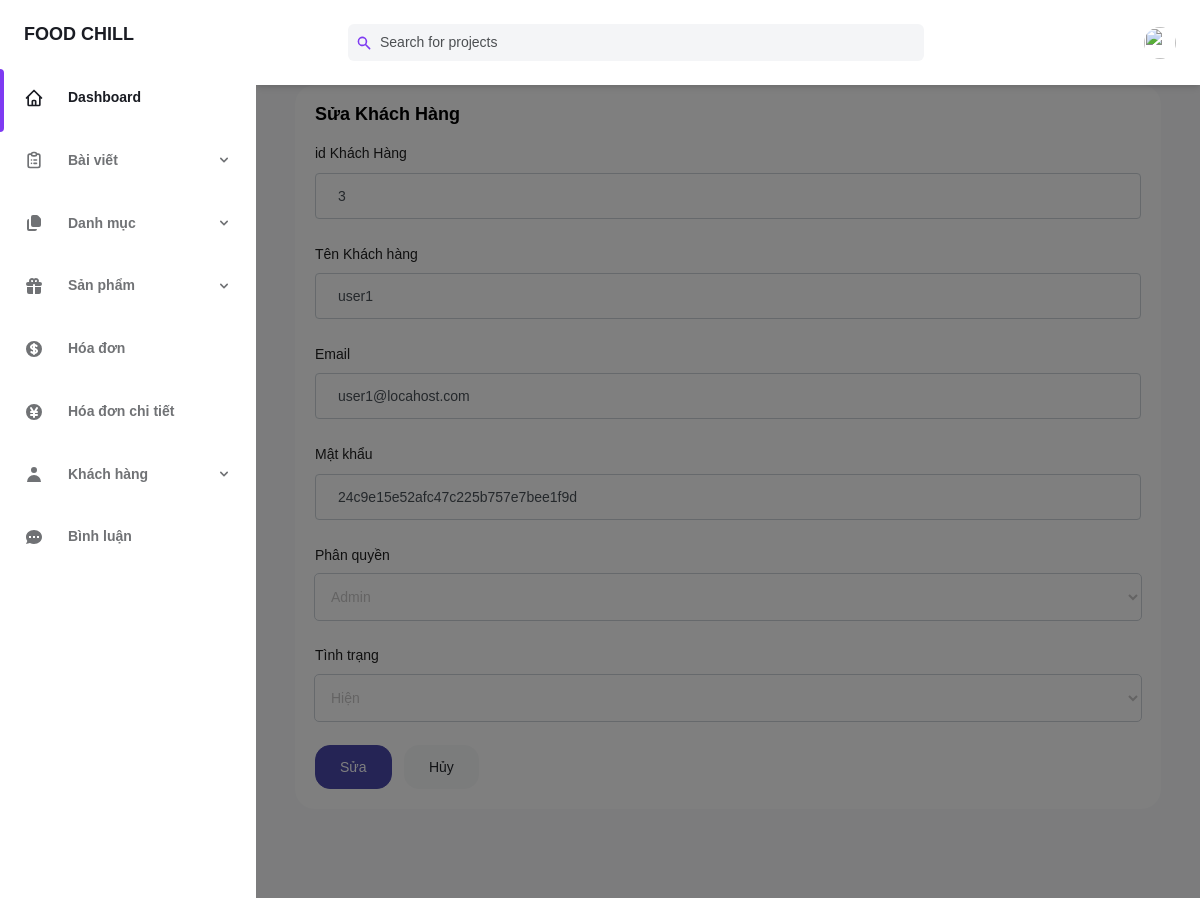
Screenshot of /admin/index.php?v=user&act=editUser&id=3 (signed in) with the database file from the repository.
### tables this page shows
CREATE TABLE `users` (
  `user_id` int(11) NOT NULL,
  `user_name` varchar(100) NOT NULL,
  `email` varchar(200) NOT NULL,
  `password` varchar(100) NOT NULL,
  `join_date` date NOT NULL,
  `permission` tinyint(1) NOT NULL,
  `status` tinyint(1) NOT NULL DEFAULT 1
);

### admin/models/pdo.php (called while the page is built, shortened)
<?php
function pdo_get_connection()
{
   $serverName = "localhost";
   $databaseName = "foodchill";
   $username = "root";
   $password = "";
   $options = array(PDO::MYSQL_ATTR_INIT_COMMAND => "SET NAMES utf8");
   try {
      $conn = new PDO("mysql:host=$serverName; dbname=$databaseName", $username, $password, $options);
      $conn->setAttribute(PDO::ATTR_ERRMODE, PDO::ERRMODE_EXCEPTION);
      return $conn;
   } catch (PDOException $e) {
      echo "Connection failed: " . $e->getMessage();
   }
}
function pdo_query_one($sql)
{
   $sql_args = array_slice(func_get_args(), 1);
   $conn = pdo_get_connection();
   $stmt = $conn->prepare($sql);
   $stmt->execute($sql_args);
   $result = $stmt->fetch(PDO::FETCH_ASSOC);
   return $result;
}

### admin/models/users.php (called while the page is built, shortened)
<?php
function load_one_user($id)
{
    $sql = "SELECT * FROM users WHERE user_id=?";
    return pdo_query_one($sql, $id);
}
?>

### admin/users/edit.php (the view, shortened to what this page needs)
<div class="container px-6 mx-auto grid">
    <div class="col-12 grid-margin stretch-card">
        <div class="card">
            <div class="card-body">
                <h4 class="card-title">Sửa Khách hàng</h4>
                <form method="post" class="forms-sample">
                <div class="form-group">
                        <label for="exampleInputName1">id Khách Hàng</label>
                        <input type="text" value="<?= $user_id ?>" name ="user_id" class="form-control" id="exampleInputName1" placeholder="Tên khách hàng">
                    </div>
                    <div class="form-group">
                        <label for="exampleInputName1">Tên Khách hàng</label>
                        <input type="text" value="<?= $user_name ?>"name ="user_name" class="form-control" id="exampleInputName1" placeholder="Tên khách hàng">
                    </div>
                    <div class="form-group">
                        <label for="exampleInputPassword4">Email</label>
                        <input type="email" value="<?= $email ?>"name="email" class="form-control" id="exampleInputPassword4" placeholder="Email">
                    </div>
                    <div class="form-group">
                        <label for="exampleInputCity1">Mật khẩu</label>
                        <input type="text" value="<?= $password ?>"name="password" class="form-control" id="exampleInputCity1" placeholder="Mật khẩu">
                    </div>
                    <div class="form-group">
                        <label for="exampleSelectGender">Phân quyền</label>
                        <select class="form-control" name="phanquyen" id="exampleSelectGender">
                            <option value="0">Admin</option>
                        </select>
                    </div>
                    <div class="form-group">
                        <label for="exampleSelectGender">Tình trạng</label>
                        <select class="form-control" name="status" id="exampleSelectGender">
                            <option value="1">Hiện</option>
                        </select>
                    </div>
                    <button type="submit" name="btnsua" class="btn btn-primary mr-2">Sửa</button>
                    <a href="?v=user&act=listUser" class="btn btn-light">Hủy</a>
                </form>
            </div>
        </div>
    </div>
</div>

### rows the page displays
users: user_id "3", user_name "user1", email "user1@locahost.com", password "24c9e15e52afc47c225b757e7bee1f9d"
